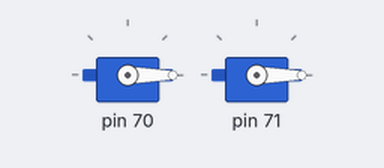
Bench run of a sketch on a simulated Arduino Uno, built with avr-gcc and run on an emulated ATmega328P. Parts: 2 × servo.

Above: at 0.05 s.
At 4.0 s:
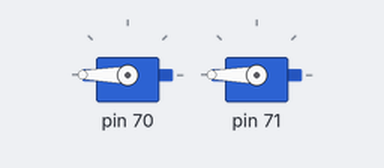
Timing chart, 0 to 5.2 s (numbered marks = the images above):
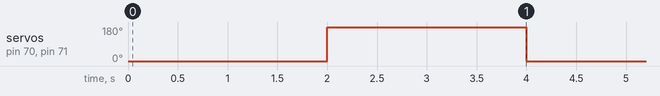

The sketch:

TestServo.ino
```cpp
#include <Makeblock.h>
#include <Arduino.h>
#include <SoftwareSerial.h>
#include <Wire.h>

//Parts required:Me RJ25 Adapter and two servo
//Me RJ25 Adapter SLOT1 connect servo1,SLOT2connect servo2,
//The Me RJ25 Adapter module can connect to the port with yellow tag (PORT_3 to PROT_8).

#include <Servo.h> //include the Servo library;

MePort port(PORT_3);
Servo myservo1;  // create servo object to control a servo
Servo myservo2;  // create servo object to control another servo
int servo1pin =  port.pin1();//attaches the servo on PORT_3 SLOT1 to the servo object
int servo2pin =  port.pin2();//attaches the servo on PORT_3 SLOT2 to the servo object

void setup()
{
  myservo1.attach(servo1pin);  // attaches the servo on servopin1
  myservo2.attach(servo2pin);  // attaches the servo on servopin2
}

void loop()
{
  myservo1.write(0);                  // sets the servo position according to the scaled value
  myservo2.write(0);
  delay(2000);                           // waits for the servo to get there
  myservo1.write(180);
  myservo2.write(180);
  delay(2000);
}
```

Measured:
- by itself, servo on pin 70, servo on pin 71: alternates 180° for 2.0 s and 0° for 2.0 s
